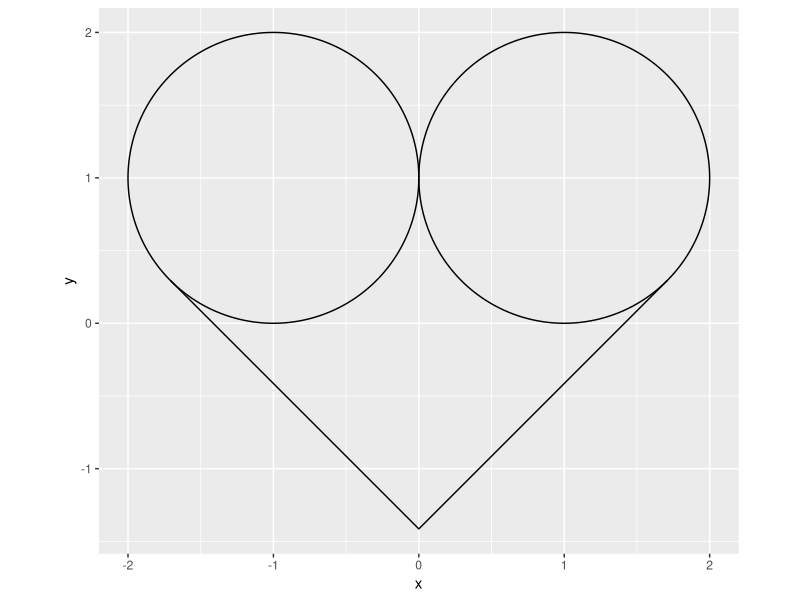
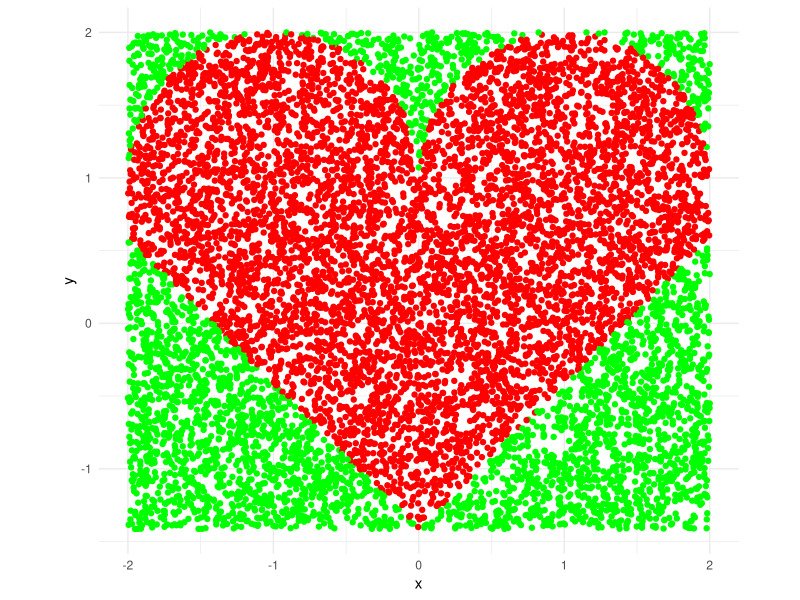

Here is the R script that generated these plots, in order:
## ---- chunk 1
library("gganimate")
library("ggforce")
library("tidyverse")
## ---- chunk 2
circles <- data.frame(
  x0 = c(-1,1),
  y0 = rep(1,2),
  r = rep(1, 2)
)

right_pt <- (sqrt(2) + 1) / sqrt(2)
left_pt <-  -1*right_pt
f <- function(x){abs(x) - sqrt(2)}

ggplot(data.frame(x = c(left_pt, right_pt)), aes(x)) +
  coord_fixed() +
  geom_circle(aes(x0 = x0, y0 = y0, r = r), data = circles, inherit.aes = FALSE) +
  stat_function(fun = f, geom = "line")
## ---- chunk 3
# initialization
N <- 10000
x <- runif(N, -2, 2)
y <- runif(N, -sqrt(2), 2)
colors = c("white", "red", rep("green", N-2)) #factor levels set early
state = rep(1, N)

# separate colors
for (i in 4:N){
  if (y[i] < 1){
    if (y[i] > (abs(x[i]) - sqrt(2))){colors[i] = "red"}
  } else {
    if(sqrt((x[i] - 1)^2 + (y[i] - 1)^2) < 1 | 
       sqrt((x[i] + 1)^2 + (y[i] - 1)^2) < 1){colors[i] = "red"}
  }
}

dot_df <- data.frame(x,y, colors, state)
dot_df %>%
  ggplot(aes(x = x, y = y)) +
    coord_fixed() +
    geom_point(color = colors) +
    theme_minimal()
## ---- chunk 4
max_iter <- 14 #number of animation frames

for(j in 1:max_iter){
  x <- runif(N, -2, 2)
  y <- runif(N, -sqrt(2), 2)
  colors = c("white", "red", rep("green", N-2)) #factor levels set early
  
  for (i in 4:N){
    if (y[i] < 1){
      if (y[i] > (abs(x[i]) - sqrt(2))){colors[i] = "red"}
    } else {
      if(sqrt((x[i] - 1)^2 + (y[i] - 1)^2) < 1 | 
         sqrt((x[i] + 1)^2 + (y[i] - 1)^2) < 1){colors[i] = "red"}
    }
  }

  state <- rep(j, N)
  this_df <- data.frame(x, y, colors, state)
  #colnames(this_df) <- c("x", "y", "colors", "state")
  dot_df <- rbind(dot_df, this_df)
}

dot_df %>%
  ggplot(aes(x = x, y = y)) +
    coord_fixed() +
    geom_point(color = dot_df$colors) +
    labs(title = "Valentine's Day 2019",
         subtitle = "Frame: {closest_state}",
         caption = "Made by Derek Sollberger with the #gganimate package") +
    theme_minimal() +
    transition_states(state, transition_length = 1, state_length = 1)
